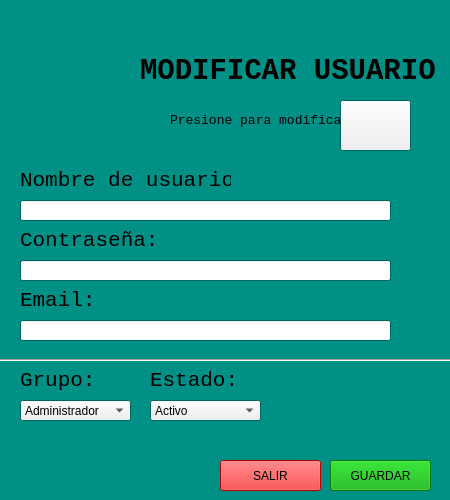
<?xml version="1.0" encoding="UTF-8"?>
<ui version="4.0">
 <class>nuevoUsuario</class>
 <widget class="QMainWindow" name="nuevoUsuario">
  <property name="geometry">
   <rect>
    <x>0</x>
    <y>0</y>
    <width>450</width>
    <height>500</height>
   </rect>
  </property>
  <property name="minimumSize">
   <size>
    <width>450</width>
    <height>500</height>
   </size>
  </property>
  <property name="maximumSize">
   <size>
    <width>450</width>
    <height>500</height>
   </size>
  </property>
  <property name="palette">
   <palette>
    <active>
     <colorrole role="Base">
      <brush brushstyle="SolidPattern">
       <color alpha="255">
        <red>255</red>
        <green>255</green>
        <blue>255</blue>
       </color>
      </brush>
     </colorrole>
     <colorrole role="Window">
      <brush brushstyle="SolidPattern">
       <color alpha="255">
        <red>0</red>
        <green>144</green>
        <blue>134</blue>
       </color>
      </brush>
     </colorrole>
    </active>
    <inactive>
     <colorrole role="Base">
      <brush brushstyle="SolidPattern">
       <color alpha="255">
        <red>255</red>
        <green>255</green>
        <blue>255</blue>
       </color>
      </brush>
     </colorrole>
     <colorrole role="Window">
      <brush brushstyle="SolidPattern">
       <color alpha="255">
        <red>0</red>
        <green>144</green>
        <blue>134</blue>
       </color>
      </brush>
     </colorrole>
    </inactive>
    <disabled>
     <colorrole role="Base">
      <brush brushstyle="SolidPattern">
       <color alpha="255">
        <red>0</red>
        <green>144</green>
        <blue>134</blue>
       </color>
      </brush>
     </colorrole>
     <colorrole role="Window">
      <brush brushstyle="SolidPattern">
       <color alpha="255">
        <red>0</red>
        <green>144</green>
        <blue>134</blue>
       </color>
      </brush>
     </colorrole>
    </disabled>
   </palette>
  </property>
  <property name="windowTitle">
   <string>Mod usuario</string>
  </property>
  <property name="windowIcon">
   <iconset>
    <normaloff>logobanco.png</normaloff>logobanco.png</iconset>
  </property>
  <widget class="QWidget" name="centralwidget">
   <widget class="QLabel" name="lblLogo">
    <property name="geometry">
     <rect>
      <x>0</x>
      <y>0</y>
      <width>161</width>
      <height>151</height>
     </rect>
    </property>
    <property name="font">
     <font>
      <family>Consolas</family>
      <pointsize>22</pointsize>
      <weight>75</weight>
      <bold>true</bold>
     </font>
    </property>
    <property name="styleSheet">
     <string notr="true"/>
    </property>
    <property name="text">
     <string/>
    </property>
    <property name="pixmap">
     <pixmap>logobanco.png</pixmap>
    </property>
   </widget>
   <widget class="QLabel" name="lblTitulo">
    <property name="geometry">
     <rect>
      <x>140</x>
      <y>50</y>
      <width>331</width>
      <height>41</height>
     </rect>
    </property>
    <property name="font">
     <font>
      <family>Consolas</family>
      <pointsize>22</pointsize>
      <weight>75</weight>
      <bold>true</bold>
     </font>
    </property>
    <property name="text">
     <string>MODIFICAR USUARIO</string>
    </property>
   </widget>
   <widget class="QLabel" name="lblContrasea">
    <property name="geometry">
     <rect>
      <x>20</x>
      <y>230</y>
      <width>141</width>
      <height>21</height>
     </rect>
    </property>
    <property name="font">
     <font>
      <family>Consolas</family>
      <pointsize>16</pointsize>
     </font>
    </property>
    <property name="text">
     <string>Contraseña:</string>
    </property>
   </widget>
   <widget class="QLineEdit" name="leContra">
    <property name="geometry">
     <rect>
      <x>20</x>
      <y>260</y>
      <width>371</width>
      <height>21</height>
     </rect>
    </property>
   </widget>
   <widget class="QLabel" name="lblNombre">
    <property name="geometry">
     <rect>
      <x>20</x>
      <y>170</y>
      <width>211</width>
      <height>21</height>
     </rect>
    </property>
    <property name="font">
     <font>
      <family>Consolas</family>
      <pointsize>16</pointsize>
     </font>
    </property>
    <property name="text">
     <string>Nombre de usuario:</string>
    </property>
   </widget>
   <widget class="QLineEdit" name="leNombreUsuario">
    <property name="geometry">
     <rect>
      <x>20</x>
      <y>200</y>
      <width>371</width>
      <height>21</height>
     </rect>
    </property>
   </widget>
   <widget class="QLabel" name="lblEmail">
    <property name="geometry">
     <rect>
      <x>20</x>
      <y>290</y>
      <width>141</width>
      <height>21</height>
     </rect>
    </property>
    <property name="font">
     <font>
      <family>Consolas</family>
      <pointsize>16</pointsize>
     </font>
    </property>
    <property name="text">
     <string>Email:</string>
    </property>
   </widget>
   <widget class="QLineEdit" name="leEmail">
    <property name="geometry">
     <rect>
      <x>20</x>
      <y>320</y>
      <width>371</width>
      <height>21</height>
     </rect>
    </property>
   </widget>
   <widget class="QPushButton" name="btnSalir">
    <property name="geometry">
     <rect>
      <x>220</x>
      <y>460</y>
      <width>101</width>
      <height>31</height>
     </rect>
    </property>
    <property name="styleSheet">
     <string notr="true">background-color: rgb(255, 0, 0);</string>
    </property>
    <property name="text">
     <string>SALIR</string>
    </property>
   </widget>
   <widget class="QPushButton" name="btnGuardar">
    <property name="geometry">
     <rect>
      <x>330</x>
      <y>460</y>
      <width>101</width>
      <height>31</height>
     </rect>
    </property>
    <property name="styleSheet">
     <string notr="true">background-color: rgb(0, 170, 0);</string>
    </property>
    <property name="text">
     <string>GUARDAR</string>
    </property>
   </widget>
   <widget class="QComboBox" name="cbGrupo">
    <property name="geometry">
     <rect>
      <x>20</x>
      <y>400</y>
      <width>111</width>
      <height>21</height>
     </rect>
    </property>
    <item>
     <property name="text">
      <string>Administrador</string>
     </property>
    </item>
    <item>
     <property name="text">
      <string>Empleado</string>
     </property>
    </item>
   </widget>
   <widget class="QComboBox" name="cbEstado">
    <property name="geometry">
     <rect>
      <x>150</x>
      <y>400</y>
      <width>111</width>
      <height>21</height>
     </rect>
    </property>
    <item>
     <property name="text">
      <string>Activo</string>
     </property>
    </item>
    <item>
     <property name="text">
      <string>Inactivo</string>
     </property>
    </item>
   </widget>
   <widget class="QLabel" name="lblEstado">
    <property name="geometry">
     <rect>
      <x>150</x>
      <y>370</y>
      <width>141</width>
      <height>21</height>
     </rect>
    </property>
    <property name="font">
     <font>
      <family>Consolas</family>
      <pointsize>16</pointsize>
     </font>
    </property>
    <property name="text">
     <string>Estado:</string>
    </property>
   </widget>
   <widget class="QLabel" name="lblGrupo">
    <property name="geometry">
     <rect>
      <x>20</x>
      <y>370</y>
      <width>81</width>
      <height>21</height>
     </rect>
    </property>
    <property name="font">
     <font>
      <family>Consolas</family>
      <pointsize>16</pointsize>
     </font>
    </property>
    <property name="text">
     <string>Grupo:</string>
    </property>
   </widget>
   <widget class="Line" name="line">
    <property name="geometry">
     <rect>
      <x>0</x>
      <y>350</y>
      <width>451</width>
      <height>21</height>
     </rect>
    </property>
    <property name="orientation">
     <enum>Qt::Horizontal</enum>
    </property>
   </widget>
   <widget class="QPushButton" name="btnModificar">
    <property name="geometry">
     <rect>
      <x>340</x>
      <y>100</y>
      <width>71</width>
      <height>51</height>
     </rect>
    </property>
    <property name="text">
     <string/>
    </property>
    <property name="icon">
     <iconset>
      <normaloff>modificar.png</normaloff>modificar.png</iconset>
    </property>
    <property name="iconSize">
     <size>
      <width>38</width>
      <height>38</height>
     </size>
    </property>
   </widget>
   <widget class="QLabel" name="lblNombre_2">
    <property name="geometry">
     <rect>
      <x>170</x>
      <y>110</y>
      <width>171</width>
      <height>21</height>
     </rect>
    </property>
    <property name="font">
     <font>
      <family>Consolas</family>
      <pointsize>10</pointsize>
     </font>
    </property>
    <property name="text">
     <string>Presione para modificar:</string>
    </property>
   </widget>
  </widget>
 </widget>
 <resources/>
 <connections/>
</ui>
